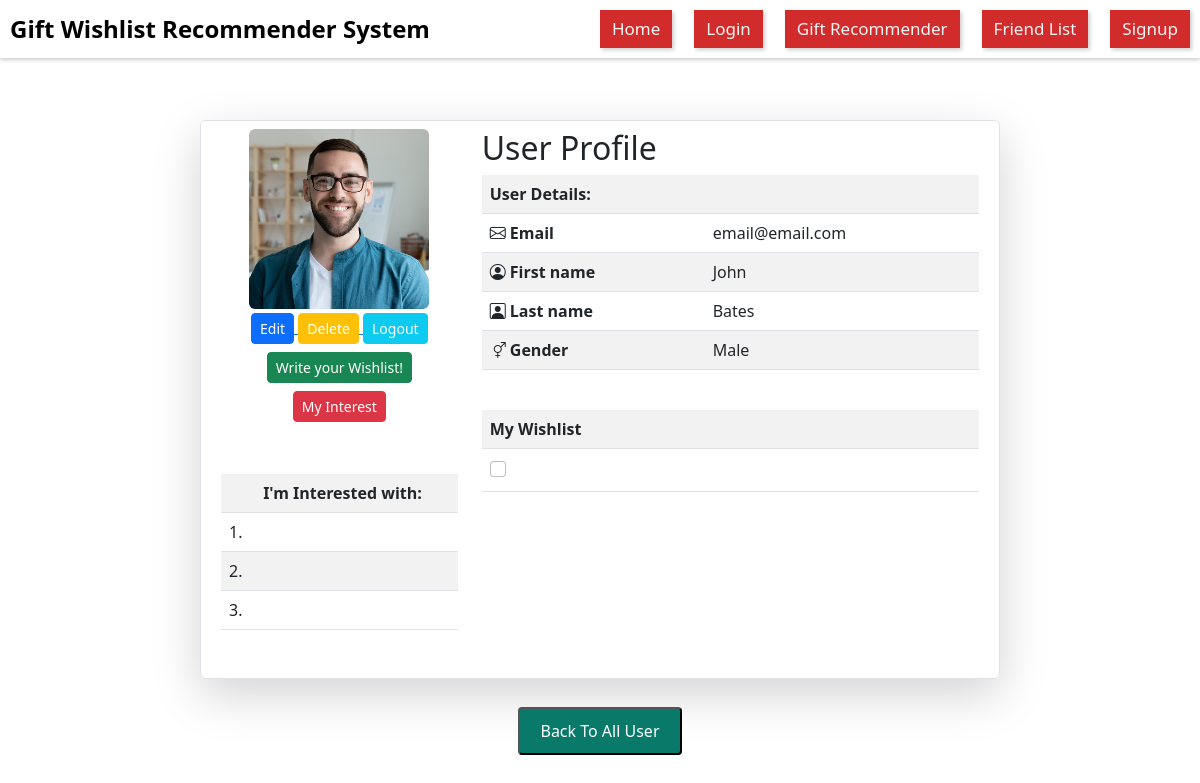
The page /Interface/index.php (signed in) on the database its author committed.
### tables this page shows
CREATE TABLE `users` (
  `id` int(11) NOT NULL,
  `firstname` varchar(30) NOT NULL,
  `lastname` varchar(30) NOT NULL,
  `email` varchar(100) NOT NULL,
  `image` varchar(1024) DEFAULT NULL,
  `password` varchar(255) NOT NULL,
  `gender` varchar(6) NOT NULL,
  `date` datetime NOT NULL,
  `wishlist` varchar(255) NOT NULL,
  `interest1` varchar(255) NOT NULL,
  `interest2` varchar(255) NOT NULL,
  `interest3` varchar(255) NOT NULL
);

### Interface/functions.php (called while the page is built, shortened)
<?php
function db_query(string $query, array $data = array())
{
	$string = "mysql:hostname=localhost;dbname=new";
	$con = new PDO($string, 'root', '');
	$stm = $con->prepare($query);
	$check = $stm->execute($data);
	if($check)
	{
		$res = $stm->fetchAll(PDO::FETCH_ASSOC);
		if(is_array($res) && !empty($res))
		{
			return $res;
		}
	}
	return false;
}
function is_logged_in():bool
{
	if(!empty($_SESSION['PROFILE']))
	{
		return true;
	}
	return false;
}
function esc(string $str):string
{
	return htmlspecialchars($str);
}
function get_image($path = ''):string
{
	if(file_exists($path))
	{
		return $path;
	}
	return './images/no-image.jpg';
}
function user(string $key = '')
{
	if(is_logged_in())
	{
		if(!empty($_SESSION['PROFILE'][$key]))
		{
			return $_SESSION['PROFILE'][$key];
		}
	}
	return false;
}

### Interface/index.php (the view, shortened to what this page needs)
<?php
	require 'functions.php';
	$id = $_GET['id'] ?? $_SESSION['PROFILE']['id'];
	$row = db_query("select * from users where id = :id limit 1",['id'=>$id]);
	if($row)
	{
		$row = $row[0];
	}
?><br><br><br>
<!DOCTYPE html>
<html>
<head>
</head>
<body>
<header class="header">
    <div class="header-content">
        <div class="header-logo">
            Gift Wishlist Recommender System
        </div>
        <div class="header-buttons">
			<button class="header-button" onclick="location.href='../home.php'">Home</button>
			<button class="header-button" onclick="location.href='login.php'">Login</button>
			<button class="header-button" onclick="window.open('http://localhost:8501/', '_blank')">Gift Recommender</button>
			<button class="header-button" onclick="location.href='users.php'">Friend List</button>
			<button class="header-button" onclick="location.href='signup.php'">Signup</button>
        </div>
    </div>
</header>
</body>
</html>
<!DOCTYPE html>
<html>
<head>
	<link rel="stylesheet" type="text/css" href="./css/bootstrap.min.css">
	<link rel="stylesheet" type="text/css" href="./css/bootstrap-icons.css">
</head>
<body>
<?php if (!empty($row)): ?>
    <div class="row col-lg-8 border rounded mx-auto mt-5 p-2 shadow-lg">
        <div class="col-md-4 text-center">
            <img src="<?= get_image($row['image']) ?>" class="img-fluid rounded"
                 style="width: 180px; height: 180px; object-fit: cover;">
            <div>
                <?php if (user('id') == $row['id']): ?>
                    <a href="profile-edit.php">
                        <button class="mx-auto m-1 btn-sm btn btn-primary">Edit</button>
                    </a>
                    <a href="profile-delete.php">
                        <button class="mx-auto m-1 btn-sm btn btn-warning text-white">Delete</button>
                    </a>
                    <a href="logout.php">
                        <button class="mx-auto m-1 btn-sm btn btn-info text-white">Logout</button>
                    </a>
                    <div class="button-container align-self-end">
                        <a href="wishlist.php">
                            <button class="mx-auto m-1 btn-sm btn btn-success text-white">Write your Wishlist!</button>
                        </a>
                    </div>
                    <div class="button-container align-self-end">
                      <a href="interest.php">
                          <button class="mx-auto m-1 btn-sm btn btn-danger text-red">My Interest</button>
                      </a>
                   </div><br>
                <?php endif; ?>
            </div><br>
            <table class="table table-striped">
              <tr>
                  <th></th>
                  <th>I'm Interested with:</th>
              </tr>
              <tr>
                  <td>1.</td>
                  <td><?= esc($row['interest1']) ?></td>
              </tr>
              <tr>
                  <td>2.</td>
                  <td><?= esc($row['interest2']) ?></td>
              </tr>
              <tr>
                  <td>3.</td>
                  <td><?= esc($row['interest3']) ?></td>
              </tr>
          </table>
            <div class="col-md-8 d-flex flex-column"><br>
        </div>
      </div>
        <div class="col-md-8 d-flex flex-column">
            <div class="h2">User Profile</div>
            <table class="table table-striped">
                <tr>
                    <th colspan="2">User Details:</th>
                </tr>
                <tr>
                    <th><i class="bi bi-envelope"></i> Email</th>
                    <td><?= esc($row['email']) ?></td>
                </tr>
                <tr>
                    <th><i class="bi bi-person-circle"></i> First name</th>
                    <td><?= esc($row['firstname']) ?></td>
                </tr>
                <tr>
                    <th><i class="bi bi-person-square"></i> Last name</th>
                    <td><?= esc($row['lastname']) ?></td>
                </tr>
                <tr>
                    <th><i class="bi bi-gender-ambiguous"></i> Gender</th>
                    <td><?= esc($row['gender']) ?></td>
                </tr>
            </table>
            <table class="table table-striped mt-4">
                <tr>
                    <th>My Wishlist</th>
                </tr>
                <?php
                $wishlistItems = explode("\n", $row['wishlist']);
                foreach ($wishlistItems as $item):
                    ?>
                    <tr>
                        <td>
                            <div class="form-check">
                            <input class="form-check-input wishlist-checkbox" type="checkbox" name="selectedWishlist[]"
                                    value="<?= esc($item) ?>" id="checkbox-<?= esc($item) ?>">
                            </div>
                        </td>
                    </tr>
                <?php endforeach; ?>
            </table>
            <div class="flex-grow-1"></div>
        </div>
    </div><br>
    <div class="text-center p-1">
        <form action="users.php?id=<?= $id ?>" method="POST">
            <button type="submit" class="btn2">Back To All User</button>
        </form>
    </div>
<?php endif; ?>
</body>
</html>

### Interface/index.php (style rules this page uses)
body { margin: 0; padding: 0; font-family: Arial, sans-serif; }
.header { position: fixed; top: 0; left: 0; width: 100%; padding: 10px; background-color: transparent; z-index: 999; box-shadow: 0 2px 4px rgba(0, 0, 0, 0.2); }
.header-content { display: flex; justify-content: space-between; align-items: center; }
.header-logo { font-size: 24px; font-weight: bold; color: black; margin-right: auto; }
.header-buttons { display: flex; align-items: center; }
.header-button { margin-left: 22px; padding: 6px 12px; background-color: #D22B2B; border: none; color: whitesmoke; font-size: 17px; cursor: pointer; box-shadow: 2px 2px 4px rgba(0, 0, 0, 0.2); }
.btn2 { display: inline-block; background-color: #097969; color: white; padding: 10px 20px; text-align: center; text-decoration: none; border-radius: 4px; transition: background-color 0.3s; font-size: 16px; }

### rows shown on the page
users: image (picture), email "email@email.com", firstname "John", lastname "Bates", gender "Male"
